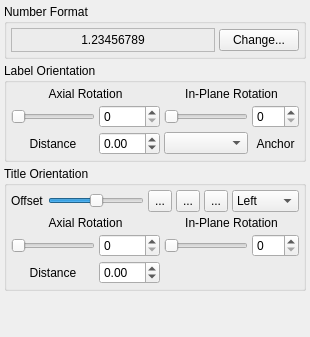
         <widget class="QWidget" name="YLabelsTab">
          <attribute name="title">
           <string>Labels</string>
          </attribute>
          <layout class="QVBoxLayout" name="verticalLayout_11">
           <property name="spacing">
            <number>4</number>
           </property>
           <property name="leftMargin">
            <number>4</number>
           </property>
           <property name="topMargin">
            <number>4</number>
           </property>
           <property name="rightMargin">
            <number>4</number>
           </property>
           <property name="bottomMargin">
            <number>4</number>
           </property>
           <item>
            <widget class="QGroupBox" name="YNumberFormatGroup">
             <property name="title">
              <string>Number Format</string>
             </property>
             <layout class="QHBoxLayout" name="horizontalLayout_16">
              <property name="spacing">
               <number>4</number>
              </property>
              <property name="leftMargin">
               <number>4</number>
              </property>
              <property name="topMargin">
               <number>4</number>
              </property>
              <property name="rightMargin">
               <number>4</number>
              </property>
              <property name="bottomMargin">
               <number>4</number>
              </property>
              <item>
               <widget class="QFrame" name="YNumberFormatTestFrame">
                <property name="sizePolicy">
                 <sizepolicy hsizetype="Expanding" vsizetype="Minimum">
                  <horstretch>0</horstretch>
                  <verstretch>0</verstretch>
                 </sizepolicy>
                </property>
                <property name="frameShape">
                 <enum>QFrame::StyledPanel</enum>
                </property>
                <property name="frameShadow">
                 <enum>QFrame::Sunken</enum>
                </property>
                <layout class="QHBoxLayout" name="horizontalLayout_17">
                 <property name="spacing">
                  <number>4</number>
                 </property>
                 <property name="leftMargin">
                  <number>4</number>
                 </property>
                 <property name="topMargin">
                  <number>4</number>
                 </property>
                 <property name="rightMargin">
                  <number>4</number>
                 </property>
                 <property name="bottomMargin">
                  <number>4</number>
                 </property>
                 <item>
                  <widget class="QLabel" name="YNumberFormatTestLabel">
                   <property name="sizePolicy">
                    <sizepolicy hsizetype="Preferred" vsizetype="Minimum">
                     <horstretch>0</horstretch>
                     <verstretch>0</verstretch>
                    </sizepolicy>
                   </property>
                   <property name="text">
                    <string>1.23456789</string>
                   </property>
                   <property name="alignment">
                    <set>Qt::AlignCenter</set>
                   </property>
                  </widget>
                 </item>
                </layout>
               </widget>
              </item>
              <item>
               <widget class="QPushButton" name="YNumberFormatChangeButton">
                <property name="text">
                 <string>Change...</string>
                </property>
               </widget>
              </item>
             </layout>
            </widget>
           </item>
           <item>
            <widget class="QGroupBox" name="YLabelOrientationGroup">
             <property name="title">
              <string>Label Orientation</string>
             </property>
             <layout class="QVBoxLayout" name="verticalLayout_10">
              <property name="spacing">
               <number>4</number>
              </property>
              <property name="leftMargin">
               <number>4</number>
              </property>
              <property name="topMargin">
               <number>4</number>
              </property>
              <property name="rightMargin">
               <number>4</number>
              </property>
              <property name="bottomMargin">
               <number>4</number>
              </property>
              <item>
               <layout class="QGridLayout" name="gridLayout_19">
                <property name="spacing">
                 <number>4</number>
                </property>
                <item row="3" column="1">
                 <widget class="QLabel" name="Labelage1">
                  <property name="text">
                   <string>Distance</string>
                  </property>
                  <property name="alignment">
                   <set>Qt::AlignCenter</set>
                  </property>
                 </widget>
                </item>
                <item row="2" column="3">
                 <widget class="QSlider" name="YLabelInPlaneRotationSlider">
                  <property name="toolTip">
                   <string>Change the in-plane rotation (about Z) of the labels</string>
                  </property>
                  <property name="maximum">
                   <number>360</number>
                  </property>
                  <property name="orientation">
                   <enum>Qt::Horizontal</enum>
                  </property>
                 </widget>
                </item>
                <item row="2" column="2">
                 <widget class="QSpinBox" name="YLabelAxialRotationSpin">
                  <property name="toolTip">
                   <string>Change the axial rotation (along X) of the labels</string>
                  </property>
                  <property name="maximum">
                   <number>360</number>
                  </property>
                 </widget>
                </item>
                <item row="2" column="4">
                 <widget class="QSpinBox" name="YLabelInPlaneRotationSpin">
                  <property name="toolTip">
                   <string>Change the in-plane rotation (about Z) of the labels</string>
                  </property>
                  <property name="maximum">
                   <number>360</number>
                  </property>
                 </widget>
                </item>
                <item row="0" column="1" colspan="2">
                 <widget class="QLabel" name="Labelage2">
                  <property name="text">
                   <string>Axial Rotation</string>
                  </property>
                  <property name="alignment">
                   <set>Qt::AlignCenter</set>
                  </property>
                 </widget>
                </item>
                <item row="2" column="1">
                 <widget class="QSlider" name="YLabelAxialRotationSlider">
                  <property name="toolTip">
                   <string>Change the axial rotation (along X) of the labels</string>
                  </property>
                  <property name="maximum">
                   <number>360</number>
                  </property>
                  <property name="orientation">
                   <enum>Qt::Horizontal</enum>
                  </property>
                 </widget>
                </item>
                <item row="0" column="3" colspan="2">
                 <widget class="QLabel" name="Labelage3">
                  <property name="text">
                   <string>In-Plane Rotation</string>
                  </property>
                  <property name="alignment">
                   <set>Qt::AlignCenter</set>
                  </property>
                 </widget>
                </item>
                <item row="3" column="2">
                 <widget class="QDoubleSpinBox" name="YLabelDistanceSpin">
                  <property name="minimum">
                   <double>-99.000000000000000</double>
                  </property>
                  <property name="singleStep">
                   <double>0.100000000000000</double>
                  </property>
                 </widget>
                </item>
                <item row="3" column="3">
                 <widget class="QComboBox" name="YLabelAnchorCombo">
                  <property name="toolTip">
                   <string>Text anchor position for axis title</string>
                  </property>
                 </widget>
                </item>
                <item row="3" column="4">
                 <widget class="QLabel" name="Labelage1_4">
                  <property name="text">
                   <string>Anchor</string>
                  </property>
                  <property name="alignment">
                   <set>Qt::AlignCenter</set>
                  </property>
                 </widget>
                </item>
               </layout>
              </item>
             </layout>
            </widget>
           </item>
           <item>
            <widget class="QGroupBox" name="YTitleOrientationGroup">
             <property name="title">
              <string>Title Orientation</string>
             </property>
             <layout class="QVBoxLayout" name="verticalLayout_22">
              <property name="spacing">
               <number>4</number>
              </property>
              <property name="leftMargin">
               <number>4</number>
              </property>
              <property name="topMargin">
               <number>4</number>
              </property>
              <property name="rightMargin">
               <number>4</number>
              </property>
              <property name="bottomMargin">
               <number>4</number>
              </property>
              <item>
               <layout class="QHBoxLayout" name="horizontalLayout_46">
                <property name="spacing">
                 <number>4</number>
                </property>
                <item>
                 <widget class="QLabel" name="LabelD_16">
                  <property name="frameShadow">
                   <enum>QFrame::Plain</enum>
                  </property>
                  <property name="text">
                   <string>Offset</string>
                  </property>
                 </widget>
                </item>
                <item>
                 <widget class="QSlider" name="YTitleHOffsetSlider">
                  <property name="sizePolicy">
                   <sizepolicy hsizetype="Expanding" vsizetype="Minimum">
                    <horstretch>0</horstretch>
                    <verstretch>0</verstretch>
                   </sizepolicy>
                  </property>
                  <property name="maximum">
                   <number>1000</number>
                  </property>
                  <property name="singleStep">
                   <number>10</number>
                  </property>
                  <property name="pageStep">
                   <number>50</number>
                  </property>
                  <property name="value">
                   <number>500</number>
                  </property>
                  <property name="orientation">
                   <enum>Qt::Horizontal</enum>
                  </property>
                 </widget>
                </item>
                <item>
                 <widget class="QToolButton" name="YTitleHOffsetLeftButton">
                  <property name="maximumSize">
                   <size>
                    <width>24</width>
                    <height>24</height>
                   </size>
                  </property>
                  <property name="toolTip">
                   <string>Set to minimum source data value</string>
                  </property>
                  <property name="text">
                   <string>...</string>
                  </property>
                  <property name="icon">
                   <iconset resource="uchroma.qrc">
                    <normaloff>:/uchroma/icons/toleftlimit.svg</normaloff>:/uchroma/icons/toleftlimit.svg</iconset>
                  </property>
                  <property name="iconSize">
                   <size>
                    <width>16</width>
                    <height>16</height>
                   </size>
                  </property>
                 </widget>
                </item>
                <item>
                 <widget class="QToolButton" name="YTitleHOffsetCentreButton">
                  <property name="minimumSize">
                   <size>
                    <width>0</width>
                    <height>0</height>
                   </size>
                  </property>
                  <property name="maximumSize">
                   <size>
                    <width>24</width>
                    <height>24</height>
                   </size>
                  </property>
                  <property name="focusPolicy">
                   <enum>Qt::NoFocus</enum>
                  </property>
                  <property name="toolTip">
                   <string>Set to zero</string>
                  </property>
                  <property name="text">
                   <string>...</string>
                  </property>
                  <property name="icon">
                   <iconset resource="uchroma.qrc">
                    <normaloff>:/uchroma/icons/tocentre.svg</normaloff>:/uchroma/icons/tocentre.svg</iconset>
                  </property>
                  <property name="iconSize">
                   <size>
                    <width>16</width>
                    <height>16</height>
                   </size>
                  </property>
                 </widget>
                </item>
                <item>
                 <widget class="QToolButton" name="YTitleHOffsetRightButton">
                  <property name="maximumSize">
                   <size>
                    <width>24</width>
                    <height>24</height>
                   </size>
                  </property>
                  <property name="toolTip">
                   <string>Set to maximum source data value</string>
                  </property>
                  <property name="text">
                   <string>...</string>
                  </property>
                  <property name="icon">
                   <iconset resource="uchroma.qrc">
                    <normaloff>:/uchroma/icons/torightlimit.svg</normaloff>:/uchroma/icons/torightlimit.svg</iconset>
                  </property>
                  <property name="iconSize">
                   <size>
                    <width>16</width>
                    <height>16</height>
                   </size>
                  </property>
                 </widget>
                </item>
                <item>
                 <widget class="QComboBox" name="YTitleAnchorCombo">
                  <property name="toolTip">
                   <string>Text anchor position for axis title</string>
                  </property>
                  <item>
                   <property name="text">
                    <string>Left</string>
                   </property>
                  </item>
                  <item>
                   <property name="text">
                    <string>Centre</string>
                   </property>
                  </item>
                  <item>
                   <property name="text">
                    <string>Right</string>
                   </property>
                  </item>
                 </widget>
                </item>
               </layout>
              </item>
              <item>
               <layout class="QGridLayout" name="gridLayout0">
                <property name="spacing">
                 <number>4</number>
                </property>
                <item row="3" column="1">
                 <widget class="QLabel" name="LabelD5">
                  <property name="text">
                   <string>Distance</string>
                  </property>
                  <property name="alignment">
                   <set>Qt::AlignCenter</set>
                  </property>
                 </widget>
                </item>
                <item row="2" column="3">
                 <widget class="QSlider" name="YTitleInPlaneRotationSlider">
                  <property name="maximum">
                   <number>360</number>
                  </property>
                  <property name="orientation">
                   <enum>Qt::Horizontal</enum>
                  </property>
                 </widget>
                </item>
                <item row="2" column="2">
                 <widget class="QSpinBox" name="YTitleAxialRotationSpin">
                  <property name="maximum">
                   <number>360</number>
                  </property>
                 </widget>
                </item>
                <item row="2" column="4">
                 <widget class="QSpinBox" name="YTitleInPlaneRotationSpin">
                  <property name="maximum">
                   <number>360</number>
                  </property>
                 </widget>
                </item>
                <item row="0" column="1" colspan="2">
                 <widget class="QLabel" name="LabelD_17">
                  <property name="text">
                   <string>Axial Rotation</string>
                  </property>
                  <property name="alignment">
                   <set>Qt::AlignCenter</set>
                  </property>
                 </widget>
                </item>
                <item row="2" column="1">
                 <widget class="QSlider" name="YTitleAxialRotationSlider">
                  <property name="maximum">
                   <number>360</number>
                  </property>
                  <property name="orientation">
                   <enum>Qt::Horizontal</enum>
                  </property>
                 </widget>
                </item>
                <item row="0" column="3" colspan="2">
                 <widget class="QLabel" name="LabelD6">
                  <property name="text">
                   <string>In-Plane Rotation</string>
                  </property>
                  <property name="alignment">
                   <set>Qt::AlignCenter</set>
                  </property>
                 </widget>
                </item>
                <item row="3" column="2">
                 <widget class="QDoubleSpinBox" name="YTitleDistanceSpin">
                  <property name="minimum">
                   <double>-99.000000000000000</double>
                  </property>
                  <property name="singleStep">
                   <double>0.100000000000000</double>
                  </property>
                 </widget>
                </item>
               </layout>
              </item>
             </layout>
            </widget>
           </item>
           <item>
            <spacer name="verticalSpacer_7">
             <property name="orientation">
              <enum>Qt::Vertical</enum>
             </property>
             <property name="sizeHint" stdset="0">
              <size>
               <width>20</width>
               <height>42</height>
              </size>
             </property>
            </spacer>
           </item>
          </layout>
         </widget>
